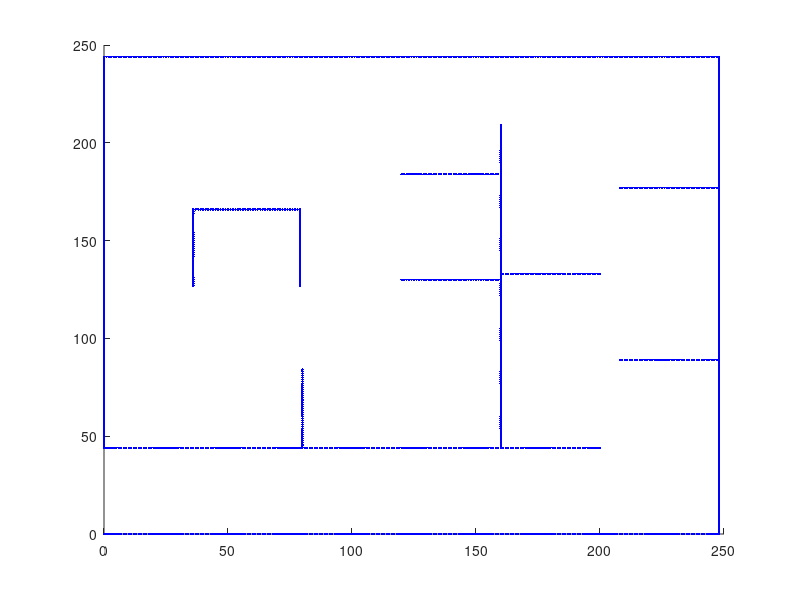

Recreate this plot in MATLAB. (Note: this script raises an error after producing the figure.)
map=importdata('Map.txt');
figure
hold on;
for i=1:length(map(:,1))
    for j=1:length(map(1,:))
        if(map(i,j)==1)
            plot(i-1,j-1,'Marker','.','Color','b');
        elseif(map(i,j)>2)
            plot(i-1,j-1,'Marker','*','Color','r');
        end
    end
end

links=importdata('links_goncas.txt');

for i=1:length(links(:,1))
    plot([links(i,1)*100,links(i,3)*100],[links(i,2)*100,links(i,4)*100],'Color','g');
end